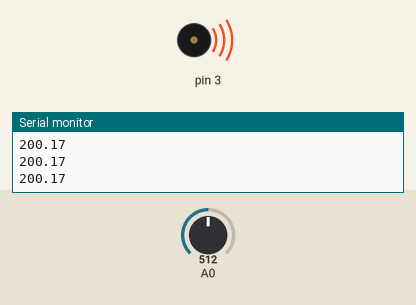
The sketch below on a simulated Arduino Uno, built with avr-gcc and run on an emulated ATmega328P. Shown: buzzer (waves = sounding), the last lines printed to the serial monitor. The test bench sets the inputs (shaded band); at power-on: A0 = 512.

Above: at 1.2 s.
1.3 s: A0 set to 181
2.8 s: A0 set to 157
At 4.1 s:
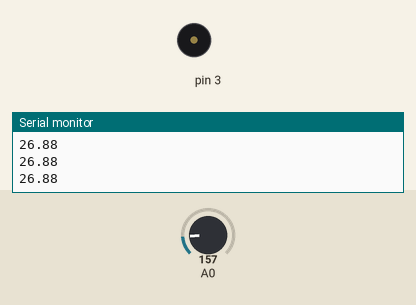
4.4 s: A0 set to 306
At 4.8 s:
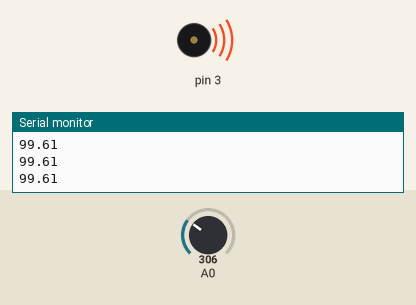
5.9 s: A0 set to 122
At 7.3 s:
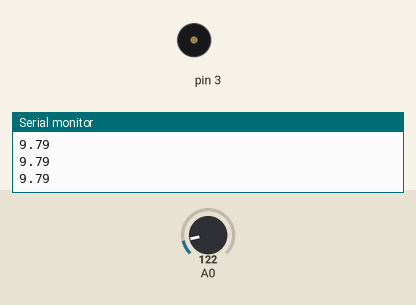
Timing chart, 0 to 8.5 s (numbered marks = the images above; inputs shaded):
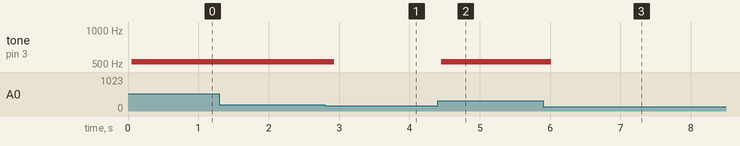

Measured:
- the behaviour switches between 174 and 173 on A0 (found by bisection; images 0 and 1)
- after the input at 2.8 s, tone on pin 3: 523 Hz → silent after 0.13 s
- after the input at 4.4 s, tone on pin 3: silent → 523 Hz after 0.05 s
- after the input at 5.9 s, tone on pin 3: 523 Hz → silent after 0.12 s

The sketch:

45_temperature_sensor1.ino
```cpp
// C++ code
//
void setup()
{
  pinMode(A0, INPUT);
  pinMode(2,OUTPUT);
  pinMode(3,OUTPUT);
  Serial.begin(9600);
}

void loop()
{
  float sensorValue = (-40 + 0.488155 * (analogRead(A0) - 20));
  Serial.println(sensorValue);
  delay(50); // Wait for 50 millisecond(s)

  if(sensorValue >= 35)
  {
   	digitalWrite(2,HIGH);
    tone(3,523,100);
  }
  digitalWrite(2,LOW);


}
  
```
